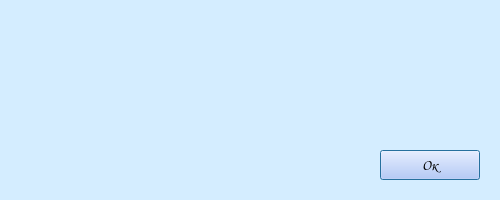
<?xml version="1.0" encoding="UTF-8"?>
<ui version="4.0">
 <class>Dialog</class>
 <widget class="QDialog" name="Dialog">
  <property name="windowModality">
   <enum>Qt::ApplicationModal</enum>
  </property>
  <property name="geometry">
   <rect>
    <x>0</x>
    <y>0</y>
    <width>500</width>
    <height>200</height>
   </rect>
  </property>
  <property name="windowTitle">
   <string>Message</string>
  </property>
  <property name="styleSheet">
   <string notr="true">background-color: rgb(212, 237, 255);</string>
  </property>
  <widget class="QPushButton" name="okButton">
   <property name="geometry">
    <rect>
     <x>380</x>
     <y>150</y>
     <width>100</width>
     <height>30</height>
    </rect>
   </property>
   <property name="font">
    <font>
     <family>Comic Sans MS</family>
     <pointsize>11</pointsize>
     <weight>75</weight>
     <bold>true</bold>
    </font>
   </property>
   <property name="styleSheet">
    <string notr="true">background-color: rgb(180, 197, 255);</string>
   </property>
   <property name="text">
    <string>Ок</string>
   </property>
  </widget>
  <widget class="QPlainTextEdit" name="plainTextEdit">
   <property name="geometry">
    <rect>
     <x>10</x>
     <y>10</y>
     <width>481</width>
     <height>131</height>
    </rect>
   </property>
   <property name="font">
    <font>
     <family>Comic Sans MS</family>
     <pointsize>14</pointsize>
    </font>
   </property>
   <property name="styleSheet">
    <string notr="true">QTextEdit { 
border: 0px solid black 
}</string>
   </property>
   <property name="frameShape">
    <enum>QFrame::NoFrame</enum>
   </property>
   <property name="lineWidth">
    <number>1</number>
   </property>
   <property name="readOnly">
    <bool>true</bool>
   </property>
  </widget>
 </widget>
 <resources/>
 <connections/>
</ui>
